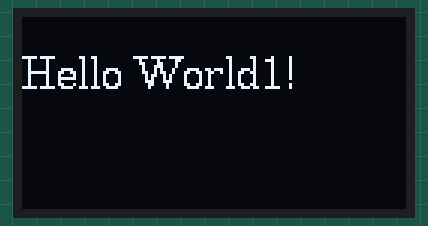
This sketch was run on a simulated ESP8266 (NodeMCU). On the bench: 128×64 one-colour display.

Above: at 0.1 s.
At 5.1 s:
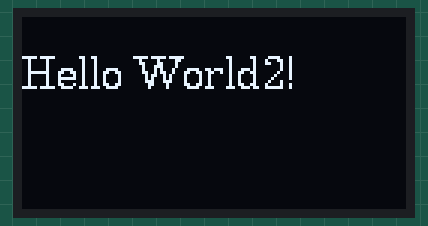

Measured:
- what the display in image 1 shows lasts 5.0 s, from 5.1 s to 10.1 s

The sketch:

ESP8266NodeMCUOLED128x64_I2C_1.3_U8g2lib_HelloWorld.ino
```cpp
#include <Arduino.h>
#include <U8g2lib.h>

#ifdef U8X8_HAVE_HW_SPI
#include <SPI.h>
#endif
#ifdef U8X8_HAVE_HW_I2C
#include <Wire.h>
#endif

U8G2_SH1106_128X64_NONAME_1_HW_I2C u8g2(U8G2_R0, /* reset=*/ U8X8_PIN_NONE,D1,D2);


void setup(void) {
  u8g2.begin();
}

void loop(void) {
  u8g2.firstPage();
  do {
    u8g2.setFont(u8g2_font_ncenR10_tr);
    u8g2.drawStr(0,24,"Hello World1!");
  } while ( u8g2.nextPage() );
  delay(5000);
    u8g2.firstPage();
  do {
    u8g2.setFont(u8g2_font_ncenR10_tr);
    u8g2.drawStr(0,24,"Hello World2!");
  } while ( u8g2.nextPage() );
  delay(5000);
}
```
